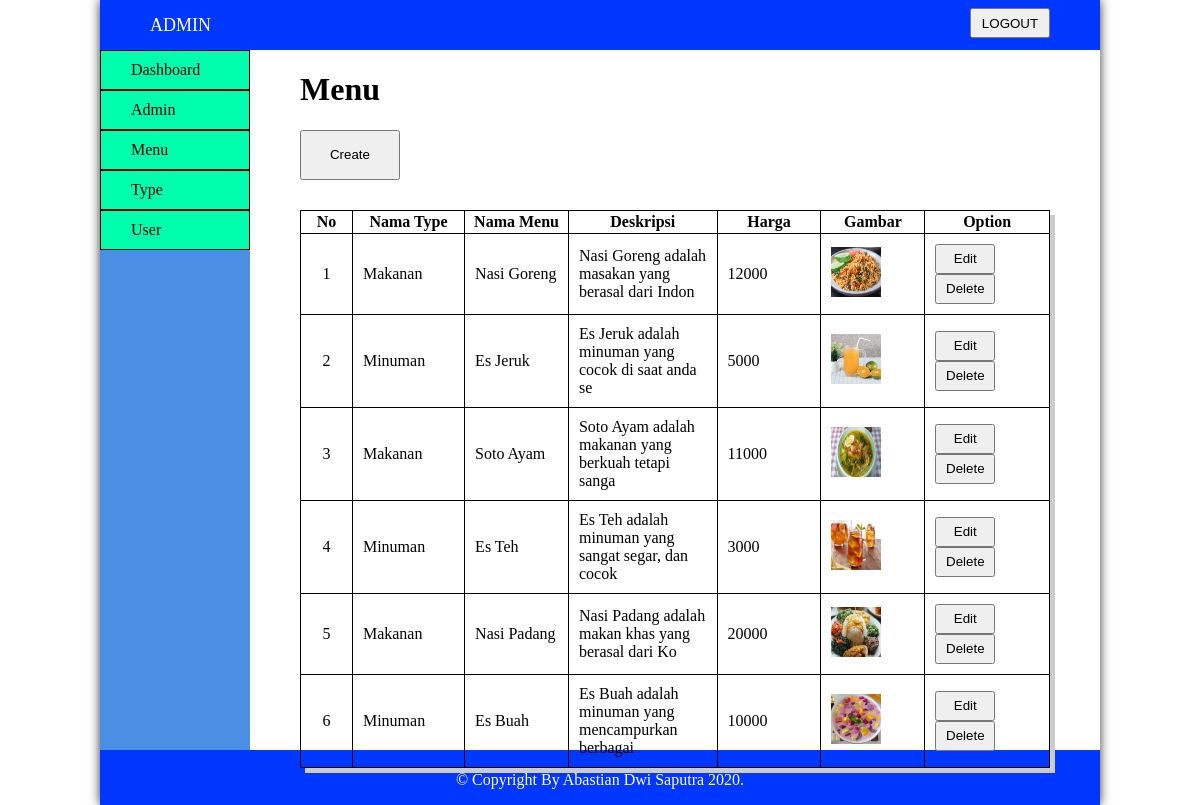
The app's page /admin/index.php?module=menu (signed in) with its own data.
### tables this page shows
CREATE TABLE `tb_menu` (
  `id_menu` int(11) NOT NULL,
  `id_type` int(11) NOT NULL,
  `nama` varchar(50) NOT NULL,
  `deskripsi` text NOT NULL,
  `harga` int(11) NOT NULL,
  `gambar` varchar(100) NOT NULL
);

CREATE TABLE `tb_type` (
  `id_type` int(11) NOT NULL,
  `nama` varchar(20) NOT NULL
);

### admin/backend/menu/list.php (the view, shortened to what this page needs)
<div class="fix">
	<h1>Menu</h1>
	<div class="fix-input">
			<input type="submit" value="Create" onclick="javascript:window.location.href='index.php?module=menu&action=add'"></input>
	</div>
    <div class="fix-table">
        <table class="table-design" border="1px" height="20%">
            <thead>
                <tr>
                    <th width="5%">No</th>
                    <th width="10%">Nama Type</th>
                    <th width="10%">Nama Menu</th>
                    <th width="10%">Deskripsi</th>
                    <th width="10%">Harga</th>
                    <th width="10%">Gambar</th>
                    <th width="12%">Option</th>
                </tr>
            </thead>
            <tbody>
			<?php
				$no = 1;
				$sql=$db->prepare("SELECT A.id_menu, A.nama AS nama_menu, A.deskripsi, A.harga, A.gambar, B.nama AS nama_type FROM tb_menu AS A INNER JOIN tb_type AS B ON(A.id_type = B.id_type) WHERE A.id_menu");
				$sql->execute();
				while($hasil=$sql->FETCH(PDO::FETCH_ASSOC)){
			?>
			<tr>
				<td style="text-align: center;"><?php echo $no; ?></td>
				<td><?php echo $hasil['nama_type'];?></td>
				<td><?php echo $hasil['nama_menu'];?></td>
				<td><?php echo substr($hasil['deskripsi'],0,50);?></td>
				<td><?php echo $hasil['harga'];?></td>
				<td><img src="../images/menu/<?php echo $hasil['gambar'];?>"/></td>
				<td>
					<div class="option-button">
						<button onclick="javascript:window.location.href='index.php?module=menu&action=add&id=<?php echo base64_encode($hasil['id_menu']); ?>'">Edit</button>
						<button onclick="javascript:window.location.href='index.php?module=menu&action=proses&id=<?php echo base64_encode($hasil['id_menu']); ?>&proc=delete';">Delete</button>
					</div>
				</td>
			</tr>
			<?php
				$no++;
				}
			?>
            </tbody>
        </table>
    </div>
</div>

### css/backend/style.css (style rules this page uses)
body, ul, li { margin: 0; padding: 0; }
.fix { padding-left: 50px; padding-right: 50px; }
.fix-input { padding-bottom: 30px; }
.fix-input input { width: 100px; height: 50px; }
.fix-table tr td img { width: 50px; height: 50px; position: center; }
.option-button button { width: 60px; height: 30px; }
.table-design { border-spacing: 0; border-collapse: collapse; border: 1px solid #000000; box-shadow: 5px 5px #cccccc; }
.table-design th { height: 20px; }
.table-design td { width: 50px; height: 10px; padding: 10px; }
input { padding: 5px; }

### records on screen
tb_menu: id_type.nama "Makanan", nama "Nasi Goreng", deskripsi "Nasi Goreng adalah masakan yang berasal dari Indon", harga "12000", gambar (picture)
tb_menu: id_type.nama "Minuman", nama "Es Jeruk", deskripsi "Es Jeruk adalah minuman yang cocok di saat anda se", harga "5000", gambar (picture)
tb_menu: id_type.nama "Makanan", nama "Soto Ayam", deskripsi "Soto Ayam adalah makanan yang berkuah tetapi sanga", harga "11000", gambar (picture)
tb_menu: id_type.nama "Minuman", nama "Es Teh", deskripsi "Es Teh adalah minuman yang sangat segar, dan cocok", harga "3000", gambar (picture)
tb_menu: id_type.nama "Makanan", nama "Nasi Padang", deskripsi "Nasi Padang adalah makan khas yang berasal dari Ko", harga "20000", gambar (picture)
tb_menu: id_type.nama "Minuman", nama "Es Buah", deskripsi "Es Buah adalah minuman yang mencampurkan berbagai", harga "10000", gambar (picture)
